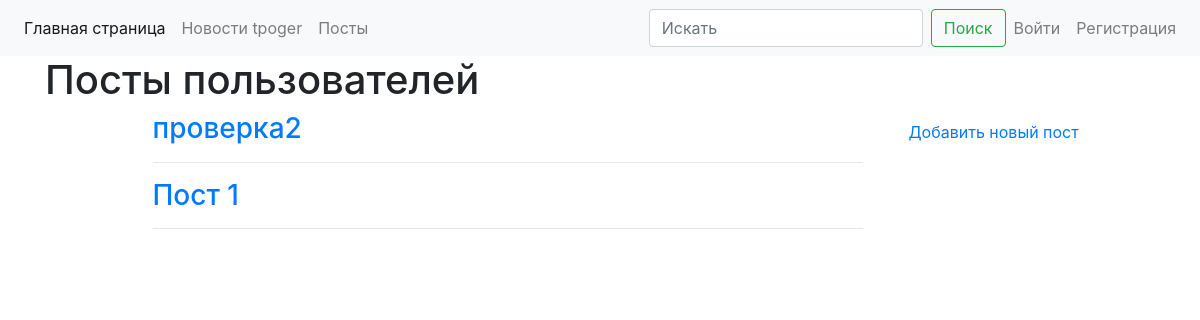
The app's page /posts/, older data.
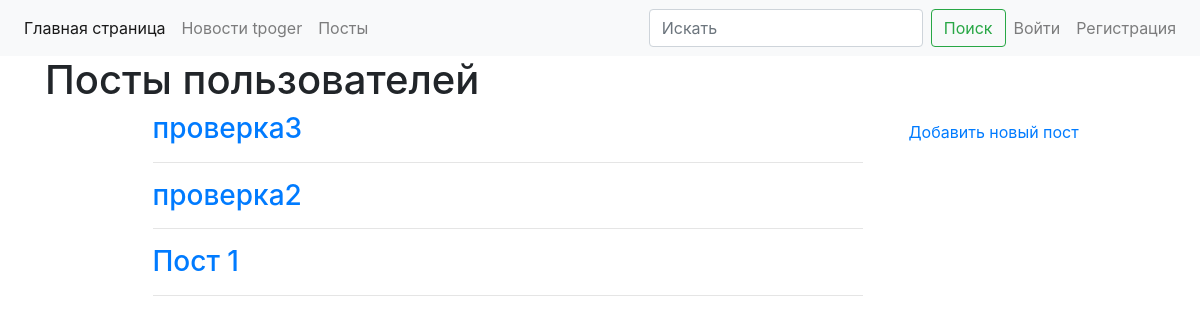
The same page, newer data.
### webapp/posts/models.py (models this page shows, shortened)
class Post(db.Model):
    id = db.Column(db.Integer, primary_key=True)
    title = db.Column(db.String, nullable=False)
    text = db.Column(db.Text, nullable=False)
    created = db.Column(db.DateTime, nullable=False, default=datetime.now())
    user_id = db.Column(
        db.Integer,
        db.ForeignKey('user.id', ondelete='CASCADE'),
        index=True)
    user = relationship('User', backref='posts')

### webapp/posts/views.py (the view)
@blueprint.route("/")
def post():
    title = 'Посты пользователей'
    post_list = Post.query.filter(Post.text.isnot(None)).order_by(Post.created.desc()).all()
    return render_template('posts/post.html', page_title=title, post_list=post_list)

### webapp/templates/posts/post.html (shortened to what this page needs)
{% extends "base.html" %}
{% block content %}
<div class="container">
  <div class="row">
    <div class="col-1">
    </div>
    <div class="col-8">
    {% for post in post_list %}
    <h3><a href="{{ url_for('post.single_post', id=post.id) }}">{{ post.title }}</a> </h3>
    <hr />
    {% endfor %}
    </div>
    <div class="col-3">
      <a class="nav-link" href="{{ url_for('post.new_post') }}">Добавить новый пост </a>
  </div>
  </div>
</div>
  {% endblock %}

### webapp/templates/base.html (shortened to what this page needs)
<!doctype html>
<html lang="ru">
  <head>
    <link rel="stylesheet" href="https://stackpath.bootstrapcdn.com/bootstrap/4.1.3/css/bootstrap.min.css">
  </head>
  <body>
    {% include 'menu.html' %}
    <div class="container">
        <h1> {{page_title}} </h1>
          {% block content %}{% endblock %}
    </div>
  </body>
</html>

### webapp/templates/menu.html (shortened to what this page needs)
<nav class="navbar navbar-expand-lg navbar-light bg-light">
    <div class="collapse navbar-collapse" id="navbarSupportedContent">
        <ul class="navbar-nav mr-auto">
        <li class="nav-item active">
            <a class="nav-link" href="/">Главная страница </a>
        </li>
        <li class="nav-item">
            <a class="nav-link" href="/tproger">Новости tpoger </a>
        </li>
        <li class="nav-item">
            <a class="nav-link" href="/posts">Посты </a>
        </li>
        </ul>
        <form class="form-inline my-2 my-lg-0">
        <input class="form-control mr-sm-2" type="search" placeholder="Искать" aria-label="Search">
        <button class="btn btn-outline-success my-2 my-sm-0" type="submit">Поиск</button>
        </form>
        <ul class="navbar-nav">
            {% if current_user.is_authenticated %}
                <li class="nav-item">
                    <span class="nav-link">Привет, {{ current_user.username }}!</span>
                </li>
                {% if current_user.is_admin %}
                <li class="nav-item">
                    <a href="{{ url_for('admin.admin_index') }}" class="nav-link">Админка</a>
                </li>
                {% endif %}
                <li class="nav-item">
                    <a class="nav-link" href="{{ url_for('user.logout') }}">Выйти</a>
                </li>
            {% else %}
                <li class="nav-item">
                    <a class="nav-link" href="{{ url_for('user.login') }}">Войти</a>
                </li>
                <li class="nav-item">
                    <a class="nav-link" href="{{ url_for('user.register') }}">Регистрация</a>
                </li>
            {% endif %}
    </div>
  </nav>

Row changes from the older to the newer data that the page shows:
added Post: title "проверка3"
